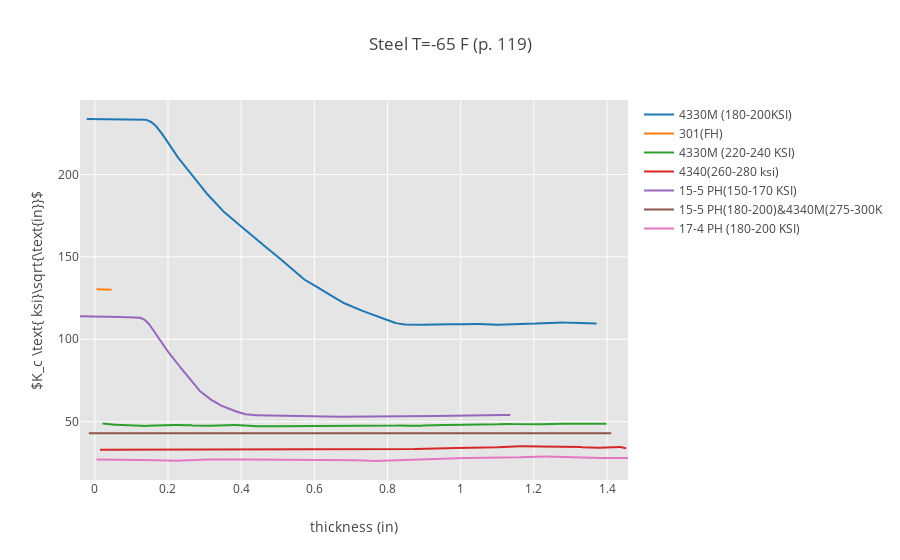

Notebook cell for this chart:
### Markdown cell above
## Steel $K_C$

### Code cell
iplot(fig[5],validate=False)

### Figure 1 — Plotly figure (JSON) as saved in the notebook; plotly's stock layout.template omitted (floating-point values rounded to 4 significant figures; data arrays with more than 128 entries replaced by an {"elided": "..."} marker saying what was removed)
{"data": [{"name": "4330M (180-200KSI)", "type": "scatter", "x": {"elided": "1000 float values"}, "y": {"elided": "1000 float values"}}, {"name": "301(FH)", "type": "scatter", "x": {"elided": "1000 float values"}, "y": {"elided": "1000 float values"}}, {"name": "4330M (220-240 KSI)", "type": "scatter", "x": {"elided": "1000 float values"}, "y": {"elided": "1000 float values"}}, {"name": "4340(260-280 ksi)", "type": "scatter", "x": {"elided": "1000 float values"}, "y": {"elided": "1000 float values"}}, {"name": "15-5 PH(150-170 KSI)", "type": "scatter", "x": {"elided": "1000 float values"}, "y": {"elided": "1000 float values"}}, {"name": "15-5 PH(180-200)&4340M(275-300K", "type": "scatter", "x": {"elided": "1000 float values"}, "y": {"elided": "1000 float values"}}, {"name": "17-4 PH (180-200 KSI)", "type": "scatter", "x": {"elided": "1000 float values"}, "y": {"elided": "1000 float values"}}], "layout": {"plot_bgcolor": "rgb(229, 229, 229)", "title": "Steel T=-65 F (p. 119)", "xaxis": {"gridcolor": "rgb(255,255,255)", "title": "thickness (in)", "zerolinecolor": "rgb(255,255,255)"}, "yaxis": {"gridcolor": "rgb(255,255,255)", "title": "$K_c \\text{ ksi}\\sqrt{\\text{in}}$", "zerolinecolor": "rgb(255,255,255)"}}}
